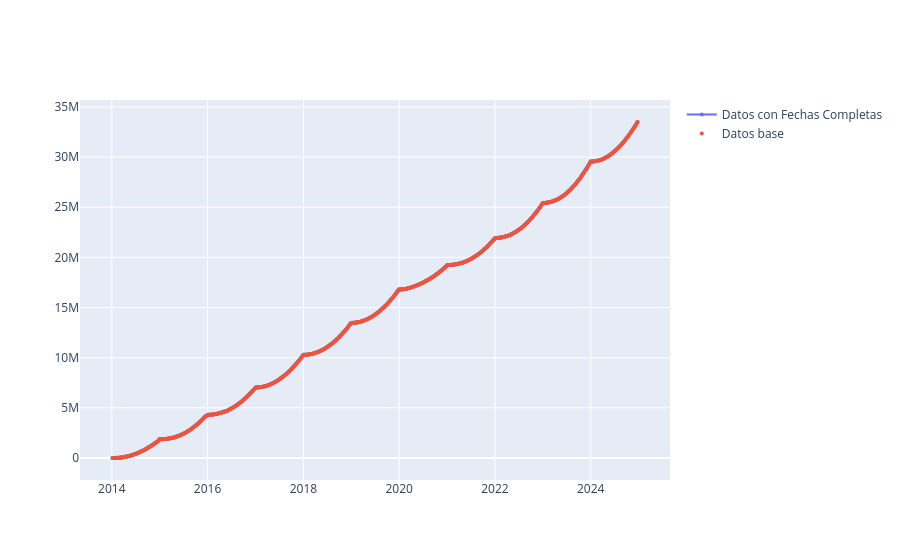

Source (notebook cell):
### Markdown cell above
#### Datos Base

### Code cell
# Gráfica de línea con seaborn  - Comparativa entre df_final y df (base)
fig = sns.lineplot(data=df_acumulado, x='Fecha', y='Valor_acumulado', marker='*', label='Datos con Fechas Completas (df_final)')
fig = sns.scatterplot(data=df_acumulado_base, x='Fecha', y='Valor_acumulado', color='orange', label='Datos base (df)')
fig.set_title('Comparativa Serie de tiempo General')
fig.set_xlabel('Fecha')
fig.set_ylabel('Valor Acumulado')
fig.legend()
fig.grid(True)
fig.figure.set_size_inches(11, 6)
plt.show()

# Gráfica de línea con plotly - Comparativa entre df_final y df (base)
fig = go.Figure()

fig.add_trace(go.Scatter(
    x = df_acumulado['Fecha'],
    y= df_acumulado['Valor_acumulado'],
    name= 'Datos con Fechas Completas',
    mode='lines+markers',
    customdata=df_acumulado['Semana'],
    hovertemplate=(
        '<b>Fecha</b>: %{x}<br>' +
        '<b>Valor Acumulado</b>: %{y}<br>' +
        '<b>Semana</b>: %{customdata}<br>' + # Accede a la primera columna de customdata
        '<extra></extra>' # Oculta la información secundaria del trace
    )
))
fig.add_trace(go.Scatter(
    x = df_acumulado_base['Fecha'],
    y= df_acumulado_base['Valor_acumulado'],
    name= 'Datos base',
    mode='markers',
    customdata=df_acumulado_base['Semana'],
    hovertemplate=(
        '<b>Fecha</b>: %{x}<br>' +
        '<b>Valor Acumulado</b>: %{y}<br>' +
        '<b>Semana</b>: %{customdata}<br>' + # Accede a la primera columna de customdata
        '<extra></extra>' # Oculta la información secundaria del trace
    )
))
fig.update_traces(marker=dict(size=4))
fig.show()

### Figure 1 — Plotly figure (JSON) as saved in the notebook; plotly's stock layout.template omitted (floating-point values rounded to 4 significant figures; data arrays with more than 128 entries replaced by an {"elided": "..."} marker saying what was removed)
{"data": [{"customdata": {"elided": "573 int values"}, "hovertemplate": "<b>Fecha</b>: %{x}<br><b>Valor Acumulado</b>: %{y}<br><b>Semana</b>: %{customdata}<br><extra></extra>", "marker": {"size": 4}, "mode": "lines+markers", "name": "Datos con Fechas Completas", "type": "scatter", "x": {"elided": "573 str values"}, "y": {"elided": "573 float values"}}, {"customdata": {"elided": "571 int values"}, "hovertemplate": "<b>Fecha</b>: %{x}<br><b>Valor Acumulado</b>: %{y}<br><b>Semana</b>: %{customdata}<br><extra></extra>", "marker": {"size": 4}, "mode": "markers", "name": "Datos base", "type": "scatter", "x": {"elided": "571 str values"}, "y": {"elided": "571 int values"}}], "layout": {}}
